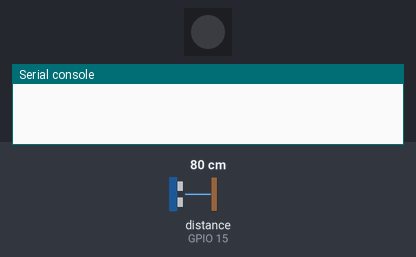
The program below on a simulated ESP32 board running MicroPython. Parts: 1 RGB LEDs in strip order, left to right, the last lines printed to the serial console. The test bench sets the inputs (shaded band); at power-on: distance to the obstacle (sensor on GPIO 15) 80 cm. The echo pulse lasts 58.3 µs per cm; dim RGB values are drawn brighter than linear; WiFi joins after 1.5 s; the board's own WiFi access point starts at once; one TCP client connects 1 s after the port opens and stays connected; the clock reads 2024-03-15 10:24:30 at power-on unless the program sets it; library files of the repository ran but are not shown: hcsr04UltrasonicDistanceSensor.py.

Above: at 0.1 s.
At 1.6 s:
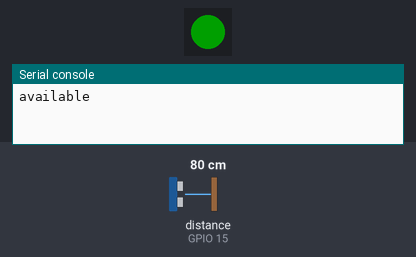
1.7 s: distance to the obstacle (sensor on GPIO 15) set to 2 cm
At 5.8 s:
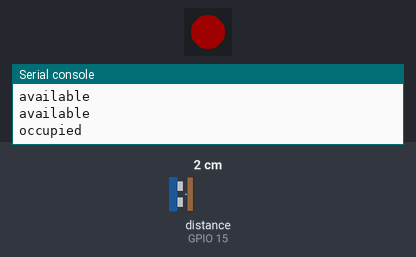
Timing chart, 0 to 7.3 s (numbered marks = the images above; inputs shaded):
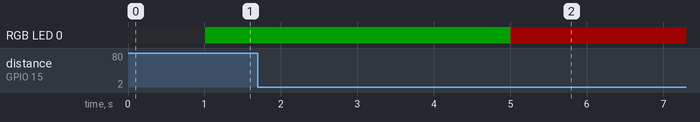

The program:

main.py
```python
try:
    import network
except:
    import network_stub as network

import socket
try:
    import machine
except:
    import esp32_machine_emulator.machine as machine
import neopixel
pixel = neopixel.NeoPixel(machine.Pin(22), 1, bpp=4)

def showGreen():
    showColor((0, 32, 0, 0))

def showRed():
    showColor((32, 0, 0, 0))

def showColor(color):
    pixel[0] = color
    pixel.write()

from hcsr04UltrasonicDistanceSensor import Hcsr04UltrasonicDistanceSensor

EXPECTED_DISTANCE_CM = 77
DISTANCE_TOLERANCE_CM = 10
NUM_READS_TO_CHANGE_STATE = 3

def wifiConnect(ssid, password):
    sta_if = network.WLAN(network.STA_IF)
    sta_if.active(True)
    sta_if.connect(ssid, password)
    print('waiting for connection...')
    while not sta_if.isconnected():
        pass

    addr = socket.getaddrinfo('0.0.0.0', 80)[0][-1]
    return addr, sta_if.ifconfig()

def apConnect(ssid):
    ap_if = network.WLAN(network.AP_IF)
    ap_if.active(True)
    ap_if.config(essid=ssid)
    addr = socket.getaddrinfo('0.0.0.0', 80)[0][-1]
    return addr, ap_if.ifconfig()

def startListener(addr):
    s = socket.socket()
    s.bind(addr)
    s.listen(5)
    return s

# addr, ifconfig = wifiConnect("TheForge", "speed2VALUE!")
addr, ifconfig = apConnect("Todd Esp32Rev2")
serverSocket = startListener(addr)

try:
    import picoweb
except:
    import picoweb_stub as picoweb

app = picoweb.WebApp(__name__)

sensor = Hcsr04UltrasonicDistanceSensor(triggerPin=2, echoPin=15)

distance = -1
isOccupied = False
candidateStateChangeCount = 0

def measureDistance(timer):
    global distance, isOccupied, candidateStateChangeCount
    candidateDistance = -1
    while candidateDistance < 0 or candidateDistance > EXPECTED_DISTANCE_CM + DISTANCE_TOLERANCE_CM:
        candidateDistance = sensor.distanceCm()
        # print('retrying...')

    distance = candidateDistance
    candiateIsOccupied = candidateDistance < EXPECTED_DISTANCE_CM - DISTANCE_TOLERANCE_CM
    if(candiateIsOccupied):
        if not isOccupied:
            if candidateStateChangeCount < NUM_READS_TO_CHANGE_STATE:
                candidateStateChangeCount = candidateStateChangeCount + 1
            else:
                candidateStateChangeCount = 0
                isOccupied = True
    else:
        if isOccupied:
            if candidateStateChangeCount < NUM_READS_TO_CHANGE_STATE:
                candidateStateChangeCount = candidateStateChangeCount + 1
            else:
                candidateStateChangeCount = 0
                isOccupied = False

    if isOccupied:
        print("occupied")
        showRed()
    else:
        print("available")
        showGreen()

distanceTimer = machine.Timer(0)
distanceTimer.init(period=1000, mode=machine.Timer.PERIODIC, callback=measureDistance)

@app.route("/")
def index(req, resp):
    yield from picoweb.start_response(resp)
    yield from resp.awrite("'isOccupied' : " + str(isOccupied))

@app.route("/debug")
def debug(req, resp):
    yield from picoweb.start_response(resp)
    yield from resp.awrite("Distance = {} cm; isOccupied = {}; candidateStateChangeCount = {}".format(str(distance), isOccupied, candidateStateChangeCount))

import logging
log = logging.getLogger(__name__)

app.run(debug=True, host = ifconfig[0], log=log)
```

Measured:
- after the input at 1.7 s, RGB LED 0: RGB(0, 32, 0) → RGB(32, 0, 0) after 3.3 s
